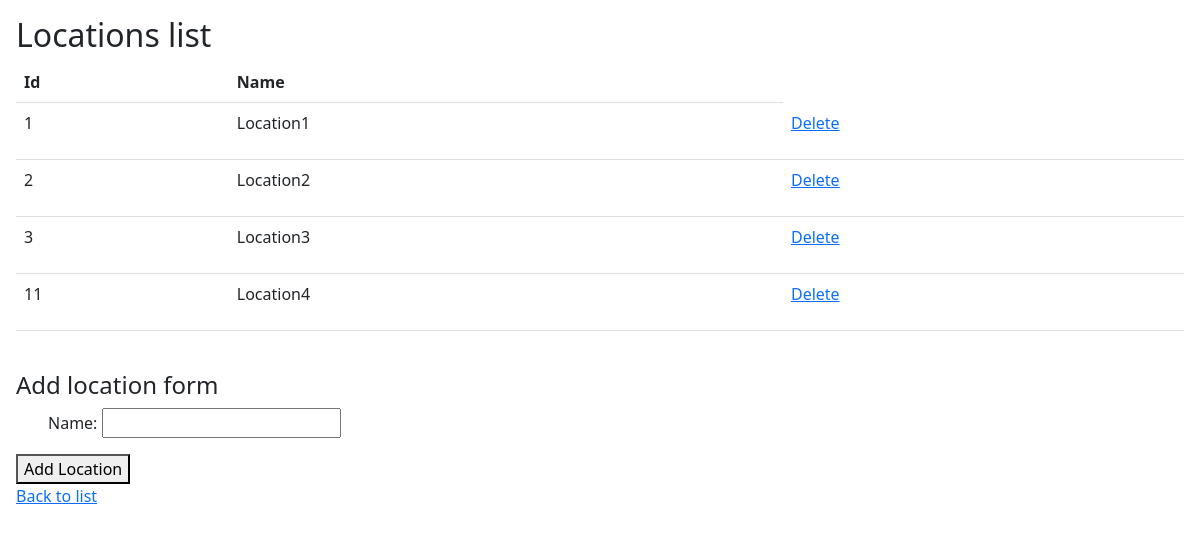
/location_list/, run on an earlier commit of the app's database.
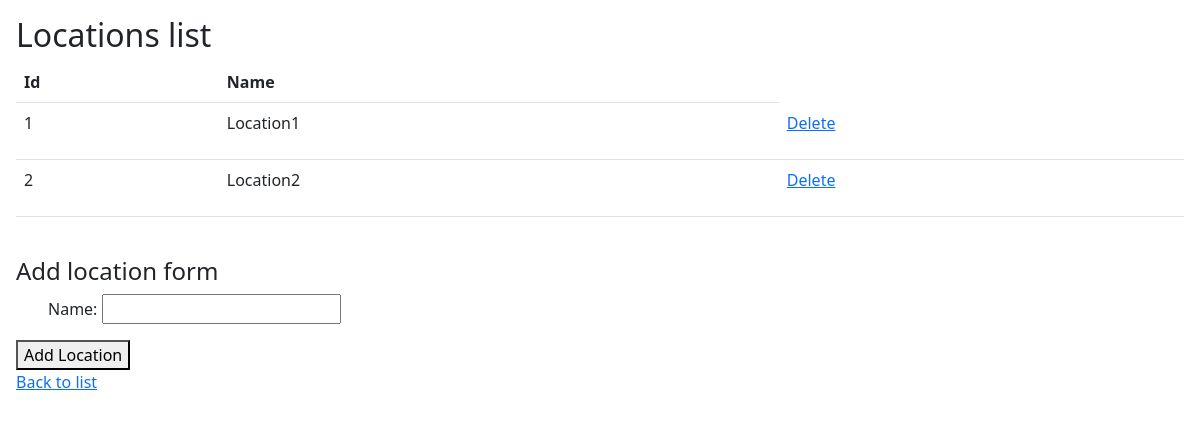
And on a later commit of the database.
### inventory/models.py (models this page shows, shortened)
class Location(models.Model):
    name = models.CharField(max_length=128)

### inventory/views.py (the view)
# urls.py: path('location_list/', views.location_list, name='location_list'),
def location_list(request):
    locations_list = Location.objects.all()
    add_location_form = LocationForm
    context = {'locations_list': locations_list, 'form': add_location_form}
    if request.method == 'POST':
        form = LocationForm(request.POST)
        if form.is_valid():
            form.save()
            return redirect('/location_list/')
    return render(request, 'inventory/list_locations.html', context)

### inventory/templates/inventory/list_locations.html (shortened to what this page needs)
{% extends 'inventory/base/base.html' %}
{% block body %}
<div>
    <h2> Locations list</h2>
    {% if locations_list %}
        <table class="table">
            <tr>
                <th>Id</th>
                <th>Name</th>
            </tr>
            {% for location in locations_list %}
            <tr>
                <td><p>{{ location.id }} </p> </td>
                <td><p>{{ location.name }} </p> </td>
                <td><a href="{% url 'inventory:delete_location' location.id %}">Delete </a> </td>
            </tr>
            {% endfor %}
        </table>
    {% else %}
        <p> Locations list empty</p>
    {% endif %}
    <br/>
    <h4>Add location form</h4>
    <form method="POST">
        <ul>
            {{ form.as_p }}
        </ul>
        <div id="form-actions">
            <button type="submit">Add Location</button>
        </div>
    </form>
    <a href="{% url 'inventory:list' %}">Back to list</a>
</div>
{% endblock %}

What changed in the data, as far as the page shows it:
removed Location: id "3", name "Location3"
removed Location: id "11", name "Location4"
